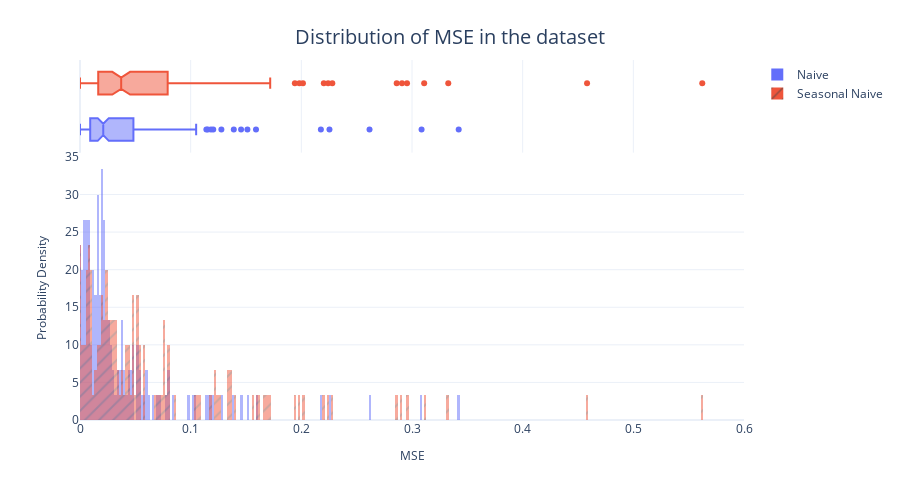

The notebook cell this image was saved under:
### Code cell
fig = px.histogram(baseline_metrics_val_df, 
                   x="MSE", 
                   color="Algorithm",
                   pattern_shape="Algorithm", 
                   marginal="box", 
                   nbins=500, 
                   barmode="overlay",
                   histnorm="probability density")
fig = format_plot(fig, xlabel="MSE", ylabel="Probability Density", title="Distribution of MSE in the dataset")
fig.update_layout(xaxis_range=[0,0.6])
# fig.write_image("imgs/chapter_4/mse_dist.png")
fig.show()

### Figure 1 — Plotly figure (JSON) as saved in the notebook; plotly's stock layout.template omitted (floating-point values rounded to 4 significant figures; data arrays with more than 128 entries replaced by an {"elided": "..."} marker saying what was removed)
{"data": [{"alignmentgroup": "True", "bingroup": "x", "histnorm": "probability density", "hovertemplate": "Algorithm=Naive<br>MSE=%{x}<br>probability density=%{y}<extra></extra>", "legendgroup": "Naive", "marker": {"color": "#636efa", "opacity": 0.5, "pattern": {"shape": ""}}, "name": "Naive", "nbinsx": 500, "offsetgroup": "Naive", "orientation": "v", "showlegend": true, "type": "histogram", "x": {"elided": "150 float values"}, "xaxis": "x", "yaxis": "y"}, {"alignmentgroup": "True", "hovertemplate": "Algorithm=Naive<br>MSE=%{x}<extra></extra>", "legendgroup": "Naive", "marker": {"color": "#636efa"}, "name": "Naive", "notched": true, "offsetgroup": "Naive", "showlegend": false, "type": "box", "x": {"elided": "150 float values"}, "xaxis": "x2", "yaxis": "y2"}, {"alignmentgroup": "True", "bingroup": "x", "histnorm": "probability density", "hovertemplate": "Algorithm=Seasonal Naive<br>MSE=%{x}<br>probability density=%{y}<extra></extra>", "legendgroup": "Seasonal Naive", "marker": {"color": "#EF553B", "opacity": 0.5, "pattern": {"shape": "/"}}, "name": "Seasonal Naive", "nbinsx": 500, "offsetgroup": "Seasonal Naive", "orientation": "v", "showlegend": true, "type": "histogram", "x": {"elided": "150 float values"}, "xaxis": "x", "yaxis": "y"}, {"alignmentgroup": "True", "hovertemplate": "Algorithm=Seasonal Naive<br>MSE=%{x}<extra></extra>", "legendgroup": "Seasonal Naive", "marker": {"color": "#EF553B"}, "name": "Seasonal Naive", "notched": true, "offsetgroup": "Seasonal Naive", "showlegend": false, "type": "box", "x": {"elided": "150 float values"}, "xaxis": "x2", "yaxis": "y2"}], "layout": {"autosize": false, "barmode": "overlay", "height": 500, "legend": {"title": {}, "tracegroupgap": 0}, "margin": {"t": 60}, "title": {"font": {"size": 20}, "text": "Distribution of MSE in the dataset", "x": 0.5, "xanchor": "center", "yanchor": "top"}, "width": 900, "xaxis": {"anchor": "y", "domain": [0, 1], "range": [0, 0.6], "title": {"font": {"size": 12}, "text": "MSE"}}, "xaxis2": {"anchor": "y2", "domain": [0, 1], "matches": "x", "showgrid": true, "showticklabels": false}, "yaxis": {"anchor": "x", "domain": [0, 0.7326], "title": {"font": {"size": 12}, "text": "Probability Density"}}, "yaxis2": {"anchor": "x2", "domain": [0.7426, 1], "matches": "y2", "showgrid": false, "showline": false, "showticklabels": false, "ticks": ""}}}
